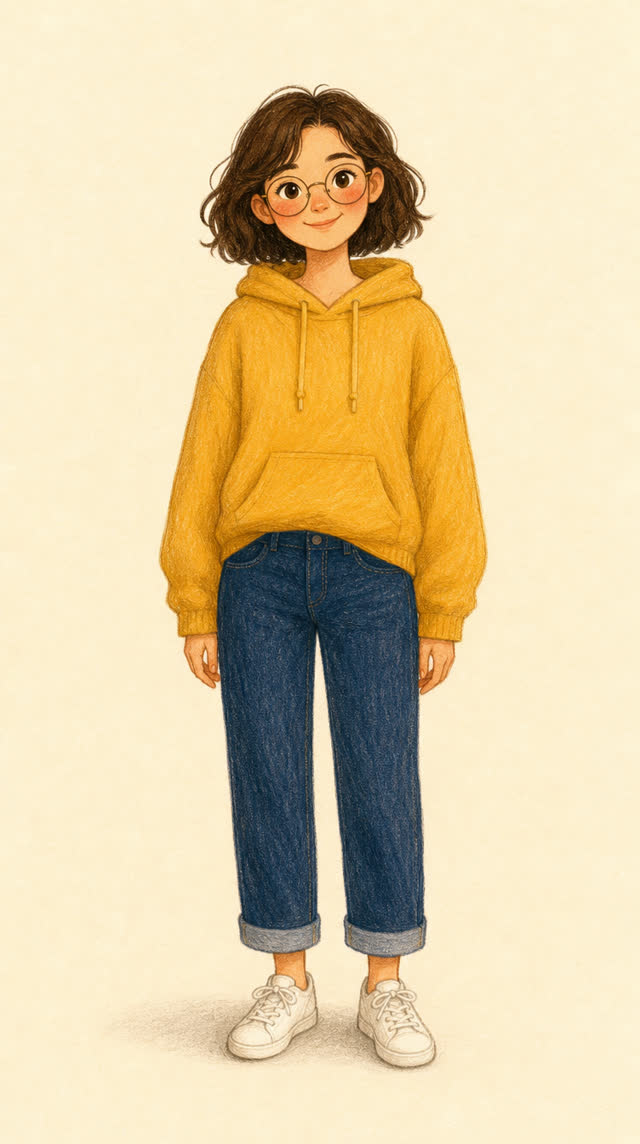
#> input picture jour7/assets/character.jpg, 640 x 1144 px
$ python -i episode.py   (imports and definitions only)
#> lines starting #> are read from the running program, lines starting #| are printed output that depends on the picture
#!/usr/bin/env python3
"""Render one Jour 7 episode folder into a vertical MP4.

    python jour7/episode.py jour7/episodes/001-sommeil
    python jour7/episode.py jour7/episodes/001-sommeil --redo 2 5

The folder holds `episode.json`: a caption, then one entry per scene with the
line the narrator says, the day badge shown over it and what the picture
shows. Every missing `sNN.png` is drawn by FLUX.2 klein through the cloud
control Worker, from the character sheet and a finished scene for the style,
so the character stays the same from one scene to the next. `--redo` draws
the listed scenes again. The voice is Edge TTS, whose word boundaries drive
the highlighted captions, and the output is `<slug>.mp4` in the same folder.
"""

import argparse
import asyncio
import base64
import json
import os
import re
import subprocess
import sys
import urllib.error
import urllib.request
from pathlib import Path

ROOT = Path(__file__).resolve().parent
ASSETS = ROOT / "assets"
CLOUD_API = os.environ.get("CLIPMAKER_CLOUD_API", "https://clipmaker-cloud-control.einslen.workers.dev")
VOICE = "fr-FR-VivienneMultilingualNeural"

FPS = 30
W, H = 1080, 1920
FADE = 0.35
LEAD = 0.12
TAIL = 0.9
ZOOM = 0.07
# FLUX sometimes leaves a paper edge around the drawing; the zoom never
# starts below this, so the edge stays outside the frame.
OVERSCAN = 1.04
MUSIC_GAIN_DB = -11
YELLOW = "&H003DC8FF&"
WHITE = "&H00FFFFFF&"
GREY = "&H00B9B9B9&"
PUNCTUATION = re.compile(r"^[^\w]+$")

STYLE = (
    "Draw her exactly like the young woman in image 1 (same face, round glasses, short wavy dark-brown bob, "
    "mustard-yellow hoodie, blue jeans). Image 2 is only a sheet of style samples: match its art style, never its "
    "content or layout. Hand-drawn children's storybook illustration, colored pencil and soft gouache on warm cream "
    "paper, visible pencil grain, warm palette, cozy. "
    "Full-bleed vertical illustration, she is in the upper-middle of the frame. "
    "No border, no frame, no text, no letters, no signature, no watermark."
)


# [4 lines left out: function ass_time, not called in this run]


def shown(token):
    return token.strip(".,;:!?").replace("’", "'")


# [73 lines left out: functions layout, chunks, captions, not called in this run]


def paper_edges(rows, limit):
    """Count the flat light lines at the start of `rows`, at most `limit`.

    FLUX sometimes frames the drawing with a band of blank paper. A line of
    that band is bright and nearly uniform; the first line that is not ends it.
    """
    count = 0
    for line in rows[:limit]:
        mean = sum(line) / len(line)
        spread = (sum((value - mean) ** 2 for value in line) / len(line)) ** 0.5
        if mean < 200 or spread > 12:
            break
        count += 1
    return count


def trim_paper(path):
#> called with path = 'assets/character.jpg'
    from PIL import Image

    with Image.open(path) as source:
#> source is the input picture: PIL image 640x1144 RGB; mean R, G, B 223.8, 205.8, 167.1
        image = source.convert("RGB")
    small = image.convert("L").resize((96, 168))
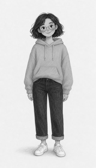
#> small: PIL image 96x168 L; min 18, max 248, mean 206.8
    pixels = list(small.getdata())
#> pixels = 16128 values, max 248 at index 2172, min 18 at index 2936, mean 206.8
    rows = [pixels[index * 96:(index + 1) * 96] for index in range(168)]
#> rows = 168 items
    columns = [pixels[index::96] for index in range(96)]
#> columns = 96 items
    top, bottom = paper_edges(rows, 25), paper_edges(rows[::-1], 25)
#> the loop in paper_edges, `for line in rows[:limit]:` made 14 passes
#> (mean, spread) on passes 1 to 12: (241.6, 0.759), (241.4, 0.788), (241.3, 0.867), (241.2, 0.987), (241.2, 0.784), (241.1, 0.84), (241, 0.853), (241.2, 0.791), (241.1, 0.721), (241.1, 0.669), (241.2, 0.781), (241.2, 0.842)
#> after the loop in paper_edges, `for line in rows[:limit]:`: count = 13
#> the loop in paper_edges (call 2), `for line in rows[:limit]:` made 12 passes
#> (mean, spread) on passes 1 to 12: (240.1, 0.895), (240.3, 0.665), (240.2, 0.623), (240.2, 0.797), (240.3, 0.787), (240.1, 0.861), (240, 0.72), (239.8, 0.72), (239.5, 0.913), (239.3, 1.09), (237.9, 5), (232.1, 16.2)
#> top = 13; bottom = 11
    left, right = paper_edges(columns, 15), paper_edges(columns[::-1], 15)
#> left = 15; right = 15
    # A pale wall or sky also makes flat light lines, but only on one or two
    # sides; the paper frame runs around the drawing.
    if sum(1 for band in (top, bottom, left, right) if band) < 3:
        return False
    scale_x, scale_y = image.width / 96, image.height / 168
#> scale_x = 6.67; scale_y = 6.81
    box = (round((left + 1) * scale_x) if left else 0, round((top + 1) * scale_y) if top else 0,
           image.width - (round((right + 1) * scale_x) if right else 0),
           image.height - (round((bottom + 1) * scale_y) if bottom else 0))
#> box = (107, 95, 533, 1062)
    image.crop(box).save(path)
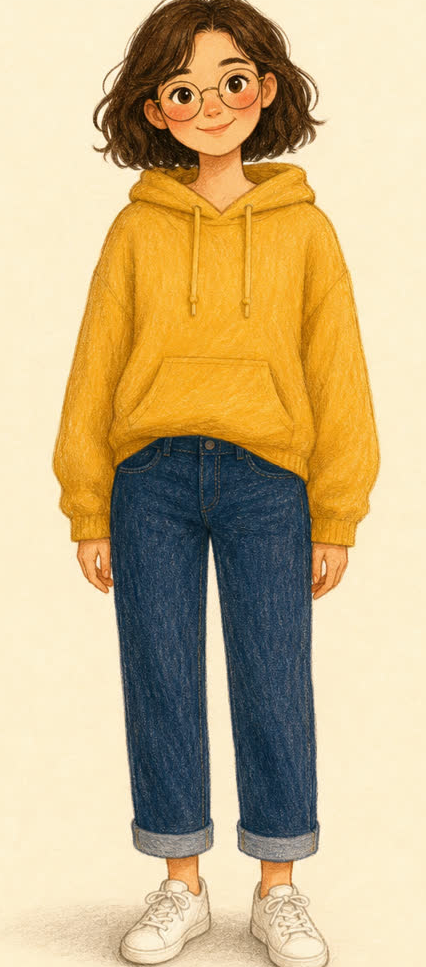
#> saved as character.jpg: PIL image 426x967 RGB; mean R, G, B 201.7, 179, 135
    return True


# [29 lines left out: functions upload_token, draw, not called in this run]


# [13 lines not run here, left out]


# [72 lines left out: functions render, main, not called in this run]


# [2 lines not run here, left out]

>>> result = trim_paper('assets/character.jpg')
